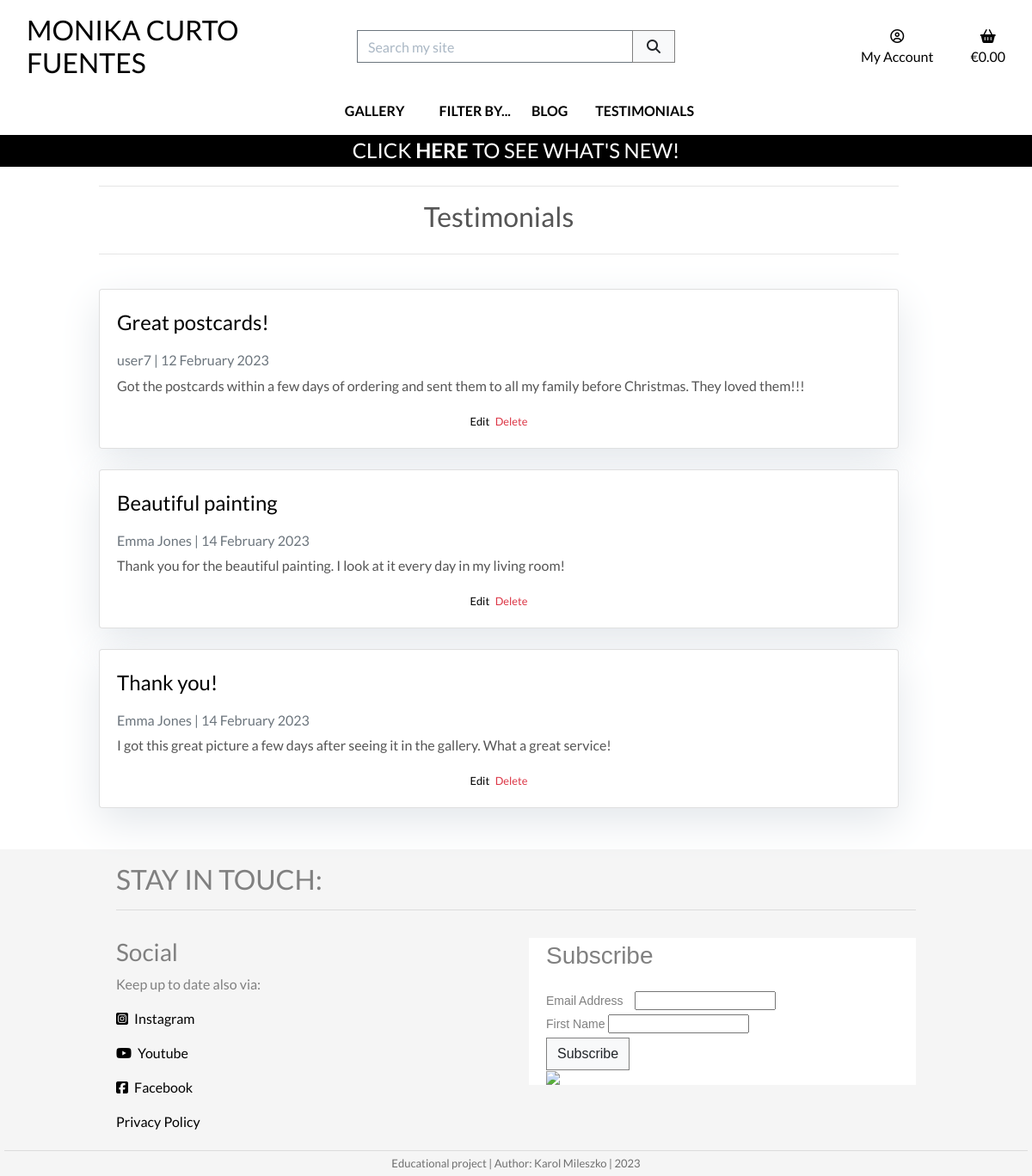
Page /testimonials/ (signed in) on the earlier database version.
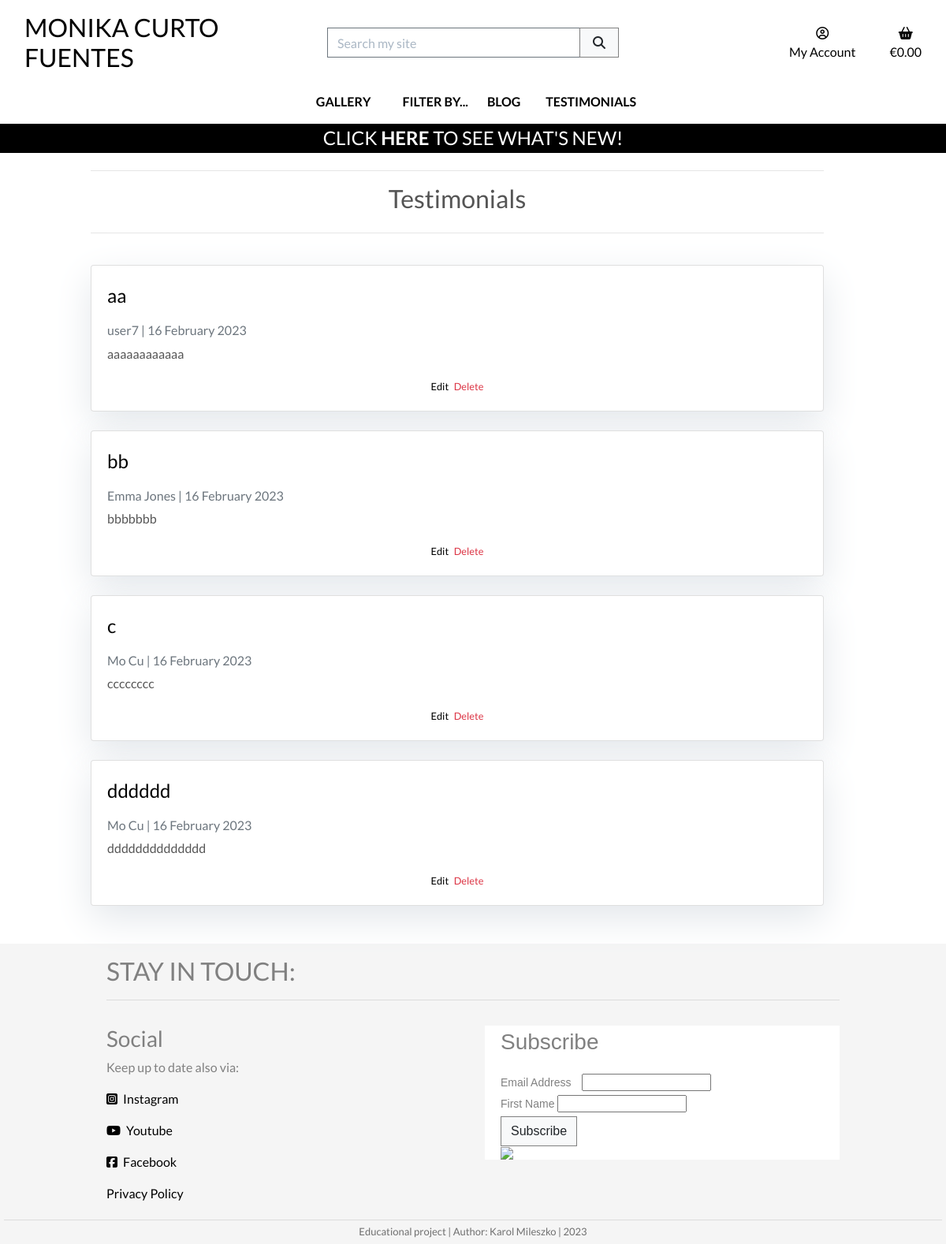
Same page on the later database version.
### testimonials/models.py (models this page shows, shortened)
class Testimonial(models.Model):
    class Meta:
        ordering = ['-created_on']
    title = models.CharField(
        max_length=150,
        null=True,
        blank=True)
    author = models.ForeignKey(
        User,
        on_delete=models.SET_NULL,
        related_name="testimonials",
        null=True,
        blank=True)
    content = models.TextField()
    created_on = models.DateTimeField(
        auto_now_add=True)
    updated_on = models.DateTimeField(
        auto_now=True)
    priority = models.CharField(
        max_length=10,
        choices=PRIORITY_CHOICES,
        default="3 - Normal",
        null=True,
        blank=True)
    live = models.BooleanField(
        default=False)

### testimonials/views.py (the view)
class TestimonialList(generic.ListView):
    model = Testimonial
    testimonials = Testimonial.objects.all()
    template_name = 'testimonials/testimonials.html'
    ordering = ['priority', 'created_on']
    def get_queryset(self):
        queryset = super().get_queryset()
        if self.request.user.is_staff:
            return queryset
        return queryset.filter(live=True)

### bag/contexts.py (called while the page is built, shortened)
def bag_contents(request):
    bag_items = []
    total = 0
    product_count = 0
    bag = request.session.get('bag', {})
    if total < settings.FREE_DELIVERY_THRESHOLD and total > 0:
        min_charge = settings.DELIVERY_MIN_CHARGE
        delivery = max(
            total * Decimal(settings.STANDARD_DELIVERY_PERCENTAGE / 100),
            min_charge)
        free_delivery_delta = settings.FREE_DELIVERY_THRESHOLD - total
    else:
        delivery = 0
        free_delivery_delta = 0
    grand_total = delivery + total
    context = {
        'bag_items': bag_items,
        'total': total,
        'product_count': product_count,
        'delivery': delivery,
        'free_delivery_delta': free_delivery_delta,
        'free_delivery_threshold': settings.FREE_DELIVERY_THRESHOLD,
        'grand_total': grand_total,
    }
    return context

### testimonials/templates/testimonials/testimonials.html (shortened to what this page needs)
{% extends "base.html" %}
{% load static %}
{% block page_header %}
    {% include "includes/page_header.html" with title="Testimonials" subtitle="" %}
{% endblock %}
{% block content %}
    <div class="container mb-4 col-12 col-md-10 offset-md-1">
        <div class="row">
            <div class="col">
                {% if testimonial_list|length > 0 %}
                    {% for testimonial in testimonial_list %}
                        <div class="card mb-4">
                            <div class="card-body">
                                <a href="{% url 'testimonial_detail' testimonial.id  %}"
                                    <p class="card-title">{{ testimonial.title }}<p>
                                </a>
                                <p class="card-text text-muted h6">
                                    {{ testimonial.author.get_full_name|default:testimonial.author.username }} | {{ testimonial.created_on | date:"d F Y"}}
                                </p>
                                <div class="row">
                                    <div class="card-text col">
                                        <p>
                                            {{testimonial.content|safe }}
                                        </p>
                                    </div>
                                </div>
                                {% if request.user.is_staff %}
                                <div class="text-center">
                                    <small>
                                        <a href="{% url 'testimonial_edit' testimonial.id %}"  class="mr-1">Edit</a>
                                        <a href="{% url 'testimonial_delete' testimonial.id %}" class="text-danger">Delete</a>
                                    </small>
                                </div>
                                {% endif %}
                            </div>
                        </div>
                    {% endfor %}
                {% endif %}
            </div>
        </div>
    </div>
{% endblock %}

### templates/base.html (shortened to what this page needs)
{% load static %}
<!doctype html>
<html lang="en">
    <head>
        {% block corecss %}
            <link href="//cdn-images.mailchimp.com/embedcode/classic-071822.css" rel="stylesheet" type="text/css">
            <link rel="stylesheet" href="https://cdn.jsdelivr.net/npm/bootstrap@4.4.1/dist/css/bootstrap.min.css">
            <link rel="stylesheet" href="{% static 'css/base.css' %}">
        {% endblock %}
    </head>
    <body>
        <header class="container-fluid fixed-top">
            <div id="topnav" class="row bg-white pt-lg-2 d-none d-lg-flex">
                <div class="col-12 col-lg-4 my-auto py-1 py-lg-0 text-center text-lg-left">
                    <a href="{% url 'home' %}" class="nav-link main-logo-link">
                        <h2 class="logo-font text-black my-0">
                            Monika Curto Fuentes
                        </h2>
                    </a>
                </div>
                <div class="col-12 col-lg-4 my-auto py-1 py-lg-0">
                    <form method="GET" action="{% url 'products' %}">
                        <div class="input-group w-100">
                            <input type="text" class="form-control border border-secondary rounded-0" type="text" name="q" placeholder="Search my site">
                            <div class="input-group-append">
                                <button class="form-control btn btn-light border border-secondary rounded-0" type="submit">
                                    <span class="icon">
                                        <i class="fas fa-search"></i>
                                    </span>
                                </button>
                            </div>
                        </div>
                    </form>
                </div>
                <div class="col-12 col-lg-4 my-auto py-1 py-lg-0">
                    <ul class="list-inline list-unstyled text-center text-lg-right my-0">
                        {% include 'includes/sub-my-account.html' %}
                        {% include 'includes/sub-bag.html' %}
                    </ul>
                </div>
            </div>
            <div class="row bg-white">
                <nav class="navbar navbar-expand-lg navbar-light w-100">
                    {% include 'includes/main-nav.html' %}
                </nav>
            </div>
            <div id="top-banner" class="row text-center mb-1">
                <div class="col bg-black text-white">
                    <h4 class="logo-font my-1">
                        Click
                        <a href="{% url 'products' %}?highlight=True" class="text-white"><strong>here</strong></a>
                        to see what's new!
                    </h4>
                </div>
            </div>
        </header>
        {% block page_header %}
        {% endblock %}
        {% block content %}
        {% endblock %}
        <footer class="container-wrapper">
            <div class="container">
                <section class="footer">
                    <div class="row">
                        <div class="col-12 page-header mb-3">
                            <h2 class="text-uppercase mt-3">Stay in touch:</h2>
                            <hr class="block-divider block-divider--short">
                        </div>
                    </div>
                    <div class="row">
                        <div class="col-12 col-md-6">
                            <h3>Social</h3>
                            <p>Keep up to date also via:</p>
                            <p>
                                <a href="https://www.instagram.com/polishgirlpainting/" target="_blank" rel="noopener" aria-label="Visit my Instagram webpage (opens in new window)">
                                    <i class="fab fa-instagram-square mr-1"></i> Instagram
                                </a>
                            </p>
                            <p>
                                <a href="https://www.youtube.com" target="_blank" rel="noopener" aria-label="Visit my YouTube webpage (opens in new window)">
                                    <i class="fa fa-youtube mr-1"></i> Youtube
                                </a>
                            </p>
                            <p>
                                <a href="https://www.facebook.com/monika.struk.7" target="_blank" rel="noopener" aria-label="Visit my Facebook webpage (opens in new window)">
                                    <i class="fab fa-facebook-square mr-1"></i> Facebook
                                </a>
                            </p>
                        </div>
                        <div class="col-12 col-md-6">
                            <div id="mc_embed_signup" class="pt-1">
                                <form action="https://herokuapp.us21.list-manage.com/subscribe/post?u=811846b9b8fd89f4c5dd23f6f&amp;id=f7b9a49798&amp;f_id=00c4e7e1f0" method="post" id="mc-embedded-subscribe-form" name="mc-embedded-subscribe-form" class="validate" target="_blank" novalidate>
                                    <div id="mc_embed_signup_scroll">
                                    <h3>Subscribe</h3>
                            <div class="mc-field-group">
                                <label for="mce-EMAIL">Email Address  <span class="asterisk">*</span>
                            </label>
                                <input type="email" value="" name="EMAIL" class="required email" id="mce-EMAIL" required>
                            </div>
                            <div class="mc-field-group">
                                <label for="mce-FNAME">First Name </label>
                                <input type="text" value="" name="FNAME" class="" id="mce-FNAME">
                            </div>
                                    <div class="optionalParent">
                                        <div class="clear foot">
                                            <input type="submit" value="Subscribe" name="subscribe" id="mc-embedded-subscribe" class="btn btn-light mx-0 rounded-0">
                                            <p class="brandingLogo"><a href="http://eepurl.com/ijHg8D" title="Mailchimp - email marketing made easy and fun"><img src="https://eep.io/mc-cdn-images/template_images/branding_logo_text_dark_dtp.svg"></a></p>
                                        </div>
                                    </div>
                                </div>
                            </form>
                            </div>
                        </div>
                        <div class="col-12 mb-3">
                            <a href="https://www.privacypolicygenerator.info/live.php?token=TzhXJCEhYzMJ7wp5iutXTzhWkeVplczW" target="_blank">Privacy Policy</a>
                        </div>
                    </div>
                </section>
            </div>
            <div class="footer-description">
                <hr>
                <p>Educational project |  Author: Karol Mileszko | 2023</p>
            </div>
        </footer>
    </body>
</html>

### templates/includes/sub-my-account.html (shortened to what this page needs)
<li class="list-inline-item dropdown">
    <a class="text-black nav-link" href="#" id="user-options" data-toggle="dropdown" aria-haspopup="true" aria-expanded="false">
        <div class="text-center">
            <div><i class="far fa-user-circle"></i></div>
            <p class="my-0">My Account</p>
        </div>
    </a>
</li>

### templates/includes/sub-bag.html
<li class="list-inline-item">
    <a class="{% if grand_total %}text-info font-weight-bold{% else %}text-black{% endif %} nav-link" href="{% url 'view_bag' %}">
        <div class="text-center">
            <div><i class="fas fa-shopping-basket"></i></div>
            <p class="my-0">
                {% if grand_total %}
                    &euro;{{ grand_total|floatformat:2 }}
                {% else %}
                    &euro;0.00
                {% endif %}
            </p>
        </div>
    </a>
</li>

### templates/includes/main-nav.html (shortened to what this page needs)
<div class="collapse navbar-collapse" id="main-nav">
    <ul class="navbar-nav w-auto mx-auto">
        <li class="nav-item">
            <a href="{% url 'products' %}" class="logo-font font-weight-bold nav-link text-black mx-2" id="all-products-link">Gallery</a>
        </li>
        <div class="dropdown">
            <a id="dLabel" role="button" data-toggle="dropdown" class="logo-font font-weight-bold nav-link text-black mx-2" data-target="#" href="#">
                Filter by...
            </a>
        </div>
        <li class="nav-item">
            <a href="{% url 'blog' %}" class="logo-font font-weight-bold nav-link text-black mx-2" id="blog-link">Blog</a>
        </li>
        <li class="nav-item">
            <a href="{% url 'testimonials' %}" class="logo-font font-weight-bold nav-link text-black mx-2" id="testimonials-link">Testimonials</a>
        </li>
    </ul>
</div>

### templates/includes/page_header.html (shortened to what this page needs)
<div class="container header-container mb-4 col-12 col-md-10 offset-md-1">
    <div class="row">
        <div class="col text-center">
            <hr>
            <h2 class="mb-4">{{ title }}</h2>
            <hr>
        </div>
    </div>
</div>

### static/css/base.css (style rules this page uses)
html { height: 100%; }
body { background: url('/media/homepage_background.jpg') no-repeat center center fixed; background-size: cover; height: calc(100vh - 200px); color: #555; font-family: 'Lato'; }
.container-wrapper { background-color: rgb(245, 245, 245); color: grey; }
#mc_embed_signup form { margin: 0 20px !important; }
#mc_embed_signup { background:#fff; clear:left; font: 14px Helvetica,Arial,sans-serif; }
a:link { color: black; text-decoration: none; }
.card-title { font-size: 1.5rem; }
.footer-description { font-size: small; color: #0000008C; }
.footer-description p { margin: 0; padding: 0 3px 5px; text-align: center; }
.footer-description hr { margin: 5px; }
.icon { align-items: center; display: inline-flex; justify-content: center; height: 1.5rem; width: 1.5rem; }
.logo-font { text-transform: uppercase; }
.main-logo-link { width: fit-content; }
.btn-light { border: 1px solid grey !important; }
.text-black { color: #000 !important; }
.bg-black { background: #000 !important; }
input[name='q']::placeholder { color: #aab7c4; }
.card { box-shadow: 0 16px 48px #E3E7EB; }
@media (min-width: 1200px) { .container { max-width: 80%; } }
@media (min-width: 992px) { .header-container { padding-top: 200px; } }
@media (min-width: 992px) { .dropdown > a { text-align: center; width: 100%; } }

Differences in the rows shown:
removed Testimonial: title "Great postcards!", author.get_full_name "user7", created_on "12 February 2023", content "Got the postcards within a few days of ordering and sent them to all my family before Christmas. They loved them!!!"
removed Testimonial: title "Beautiful painting", author.get_full_name "Emma Jones", created_on "14 February 2023", content "Thank you for the beautiful painting. I look at it every day in my living room!"
removed Testimonial: title "Thank you!", author.get_full_name "Emma Jones", created_on "14 February 2023", content "I got this great picture a few days after seeing it in the gallery. What a great service!"
added Testimonial: title "aa", author.get_full_name "user7", created_on "16 February 2023", content "aaaaaaaaaaaa"
added Testimonial: title "bb", author.get_full_name "Emma Jones", created_on "16 February 2023", content "bbbbbbb"
added Testimonial: title "c", author.get_full_name "Mo Cu", created_on "16 February 2023", content "cccccccc"
added Testimonial: title "dddddd", author.get_full_name "Mo Cu", created_on "16 February 2023", content "dddddddddddddd"
